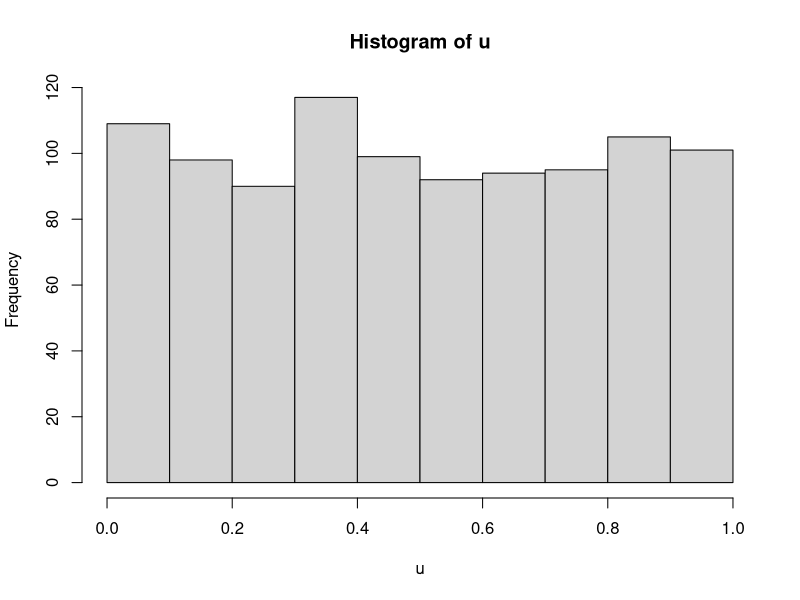
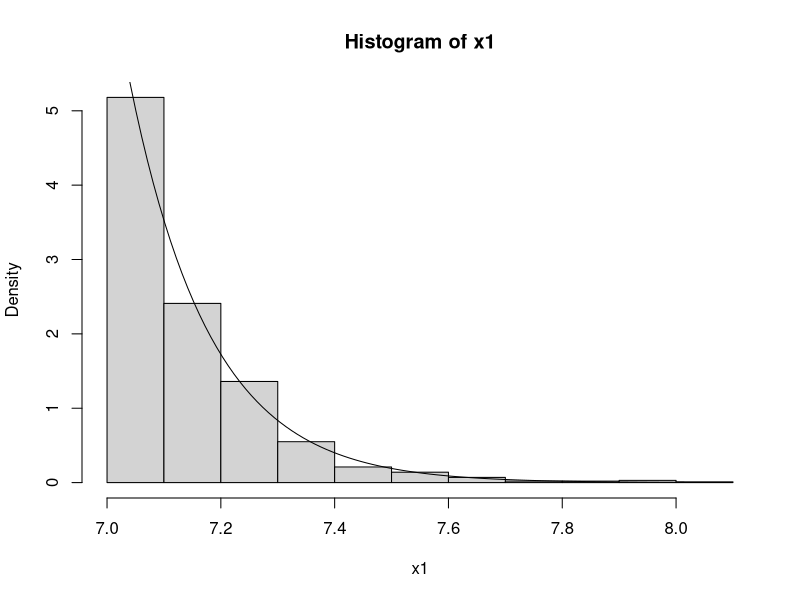
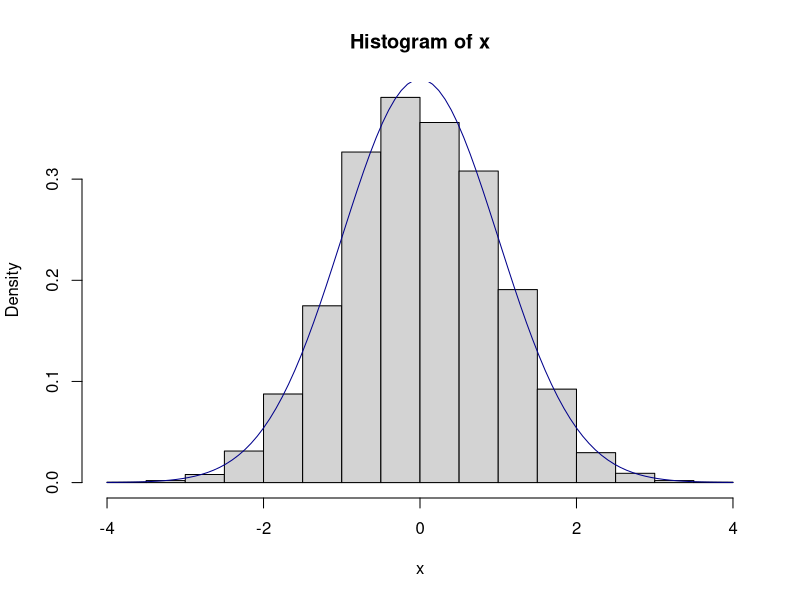
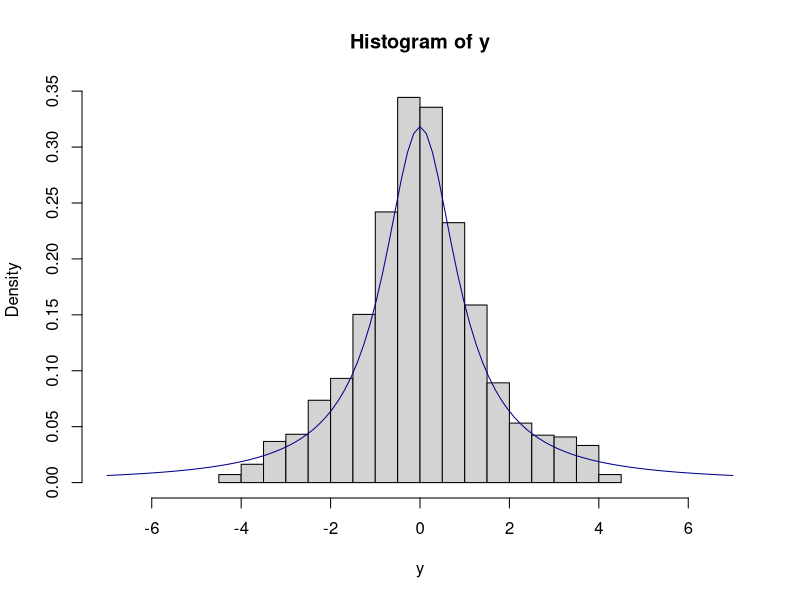

Here is the R script that generated these plots, in order:
## ---- chunk 1
runif.my <- function(n, seed) {
  ret <- double(n)
  last <- seed
  p <- 2^31 - 1
  for (i in 1:n) {
    last <- (7^5 * last) %% p
    ret[i] <- last / p
  }
  ret
}

u <- runif.my(1000, 2)
## ---- chunk 2
hist(u)
ks.test(u, "punif")
## ---- chunk 3
rNormTail <- function(n, c) {
    lambda <- (c + sqrt(c * c + 4)) / 2
    alpha <- exp(0.5 * lambda * lambda - lambda * c) /
        sqrt(2 * pi) / lambda / (1 - pnorm(c))
    x <- rep(NA, n)
    for (i in 1:n) {
        while (TRUE) {
            cand <- rexp(1, lambda)
            ratio <- dnorm(cand + c) / (1 - pnorm(c)) / dexp(cand, lambda) / alpha
            u <- runif(1)
            if (u < ratio) break
        }
        x[i] <- cand
    }
    x + c
}


rNormTail.f <- function(n, c, batSize = n) {
    lambda <- (c + sqrt(c * c + 4)) / 2
    alpha <- exp(0.5 * lambda * lambda - lambda * c) /
        sqrt(2 * pi) / lambda / (1 - pnorm(c))
    x <- rep(NA, n)
    ndone <- 0
    while (TRUE) {
        cand <- rexp(batSize, lambda)
        ratio <- dnorm(cand + c) / (1 - pnorm(c)) / dexp(cand, lambda) / alpha
        u <- runif(n)
        accept <- u < ratio
        naccpt <- sum(accept)
        ntodo <- n - ndone
        ngood <- min(ntodo, naccpt)
        sample <- cand[accept][1:ngood]
        x[ndone + 1:ngood] <- sample
        ndone <- ndone + ngood
        if (ndone == n) break
    }
    x + c
}

cc <- 7
n <- 1000

x1 <- qnorm(runif(n, pnorm(cc), 1))
x2 <- rNormTail(n, cc)
x3 <- rNormTail.f(n, cc)

hist(x1, freq=FALSE)
curve(dnorm(x) / (1 - pnorm(cc)), 7, max(x1), add=TRUE)


library(microbenchmark)
microbenchmark(x1 <- qnorm(runif(n, pnorm(cc), 1)),
               x2 <- rNormTail(n, cc),
               x3 <- rNormTail.f(n, cc, n),
               x4 <- rNormTail.f(n, cc, n / 2))
## ---- chunk 4
##' Sampling importance resampling
##'
##' @param n desired sample size
##' @param density target density
##' @param envolope density of the sampler
##' @param sampler random number generation of the sampler
##' @param m sample size to draw from the sampler
##' @return vector of random sample from the target density
sir <- function(n, density, envolope, sampler, m = 20 * n) {
    y <- sampler(m)
    weight <- density(y) / envolope(y)
    weight <- weight / sum(weight)
    ## resample
    sample(y, size = n, replace = TRUE, prob = weight)
}

n <- 5000
## sample from normal using cauchy as sampler
x <- sir(n, dnorm, dcauchy, rcauchy)
hist(x, prob = TRUE)
curve(dnorm(x), add = TRUE, col="darkblue")
length(unique(x)) # not equal to n

## sample from cauchy using normal as sampler: bad!
y <- sir(n, dcauchy, dnorm, rnorm)
hist(y, xlim = c(-7, 7), prob = TRUE)
curve(dcauchy(x), add = TRUE, col = "darkblue")
